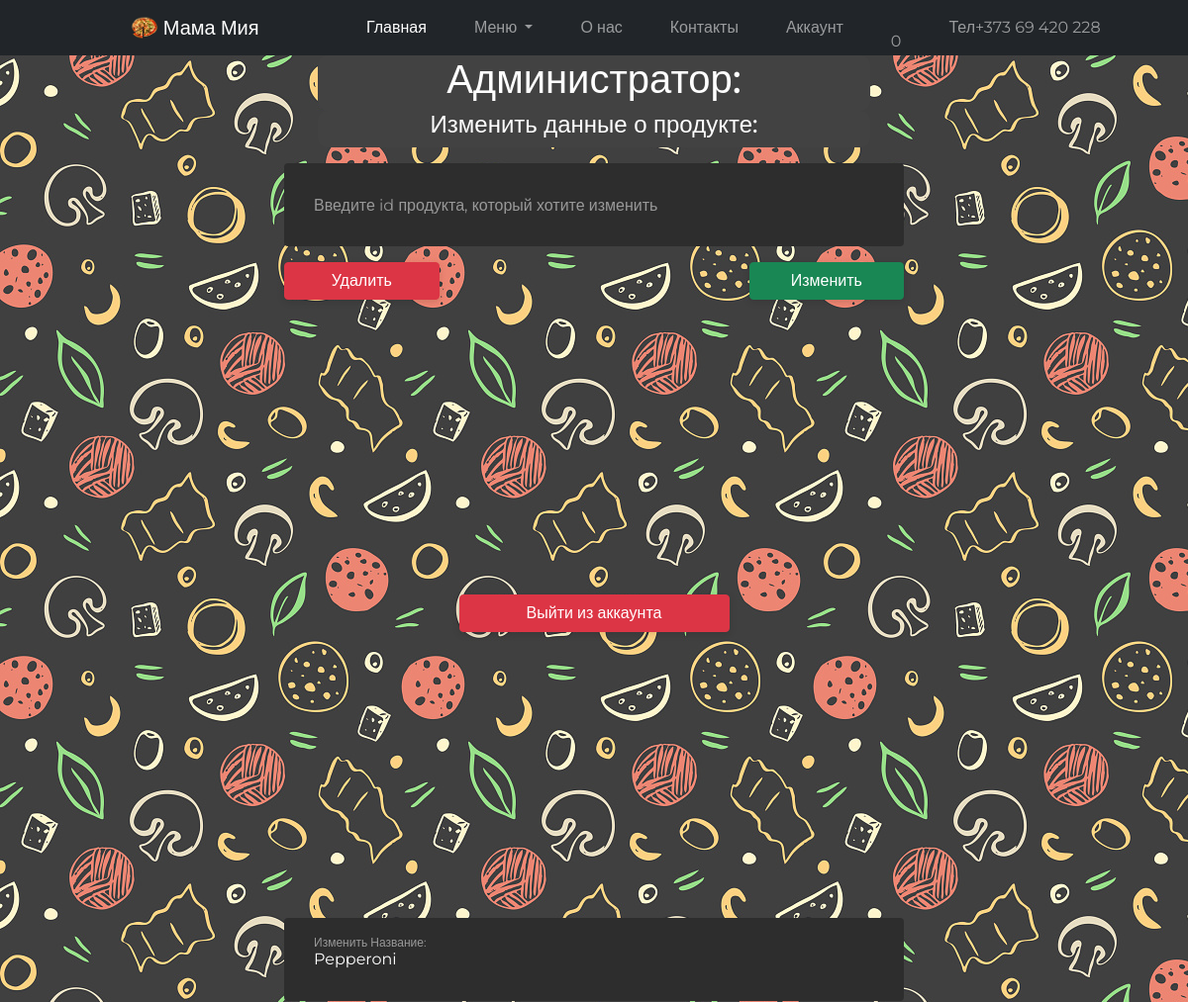
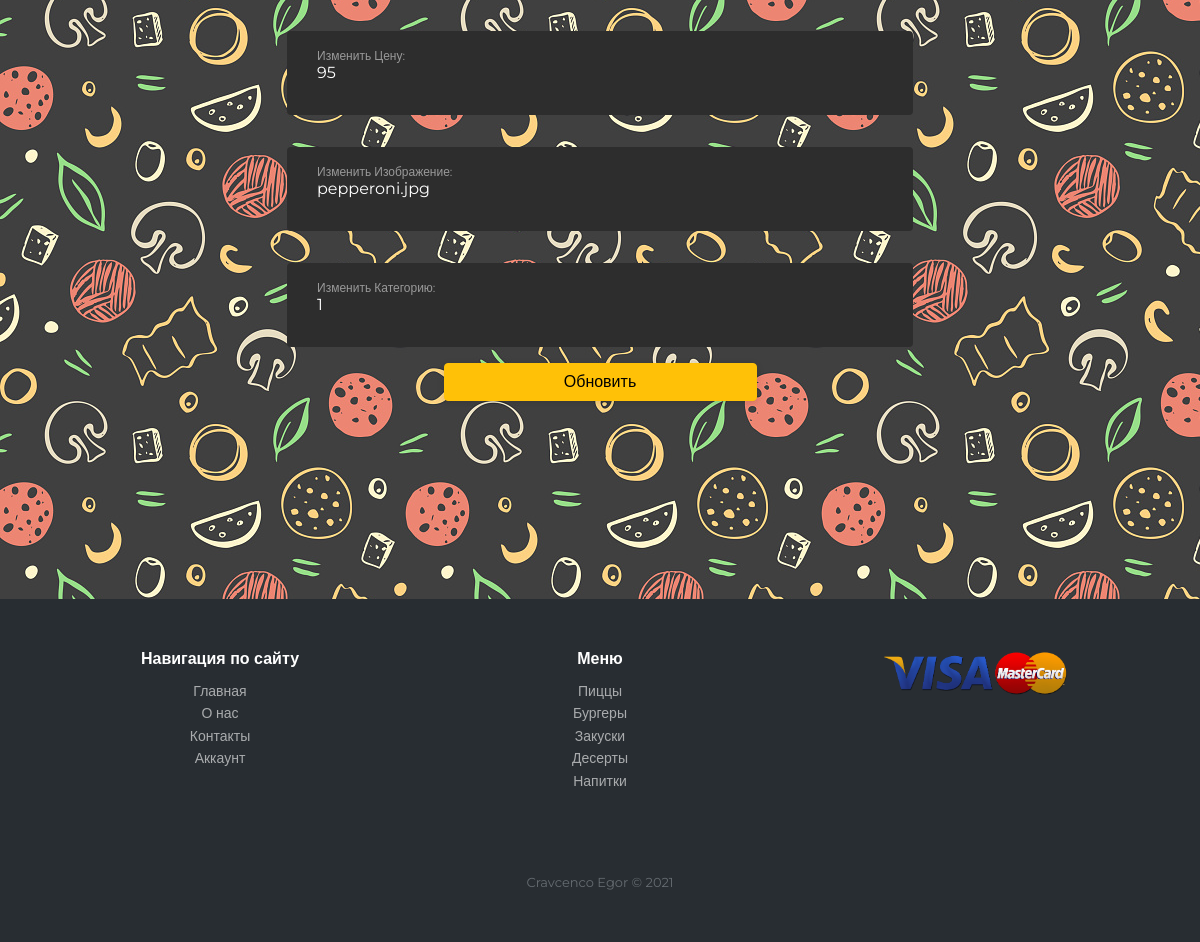
/pages/admin.php?id=1, run on the app's committed database (2 pictures, top to bottom).
### tables this page shows
CREATE TABLE `catalog` (
  `id` int NOT NULL,
  `product_name` varchar(30) NOT NULL,
  `image` text NOT NULL,
  `price` int NOT NULL,
  `category` varchar(30) NOT NULL
);

### pages/admin.php (the view, shortened to what this page needs)
<?php
require  $_SERVER["DOCUMENT_ROOT"] . "/includes/connect.php";
?>
<!DOCTYPE html>
<html lang="en">
<head>
   <link rel="stylesheet" href="/css/styles.css">
   <link rel="stylesheet" href="https://maxst.icons8.com/vue-static/landings/line-awesome/line-awesome/1.3.0/css/line-awesome.min.css">
   <link rel="stylesheet" href="/css/bootstrap.min.css">
   <link rel="stylesheet" href="/css/owl.carousel.css">
</head>
<body>
   <?php
   require_once $_SERVER["DOCUMENT_ROOT"] . '/includes/header.php';
   ?>
   <section id="account">
      <div class="content">
         <form action="/pages/admin.php" method="get" style="min-height:700px">
            <div class="container form-table">
               <div class="row menu-name">
                  <h1>Администратор: <?= $_SESSION['user']['name'] ?></h1>
               </div>
               <div class="row menu-name">
                  <h4 style="text-align:center">Изменить данные о продукте:</h4>
               </div>
               <div class="container form-table">
                  <div class="row input-container">
                     <div class="col-xs-12">
                        <div class="styled-input wide">
                           <input type="text" name="id" id="id_delete" required />
                           <label>Введите id продукта, который хотите изменить</label>
                        </div>
                     </div>
                     <div class="col-xs-12">
                        <button class="btn-lrg submit-btn btn btn-danger delete" style="float: left; width:25%" type="button">Удалить</button>
                        <button class="btn-lrg submit-btn btn btn-success" style="float: right; width:25%" type="submit">Изменить</button>
                     </div>
                  </div>
                  <a href="/pages/login.php" style="margin: 25%;"><button class="btn-lrg submit-btn btn btn-danger" style="float: none; width:50%" type="button">Выйти из аккаунта</button></a>
               </div>
         </form>
         <?php if (isset($_GET['id'])) {
            $prod = $_GET['id'];
            $pizzas = mysqli_query($connect, "SELECT * FROM `catalog` WHERE `catalog`.`id` = '$prod'");
            $pizzas = mysqli_fetch_all($pizzas);
            foreach ($pizzas as $pizza) {
         ?>
               <form action="/includes/update.php" method="post" style="min-height:700px">
                  <div class="container form-table">
                     <div class="container form-table">
                        <div class="row input-container">
                           <div class="col-xs-12">
                              <div class="styled-input wide">
                                 <input type="text" name="Uname" value="<?= $pizza[1] ?>" required />
                                 <label>Изменить Название:</label>
                              </div>
                              <div class="styled-input wide">
                                 <input type="text" name="Uprice" value="<?= $pizza[3] ?>" required />
                                 <label>Изменить Цену:</label>
                              </div>
                              <div class="styled-input wide">
                                 <input type="text" name="Uimg" value="<?= $pizza[2] ?>" required />
                                 <label>Изменить Изображение:</label>
                              </div>
                              <div class="styled-input wide">
                                 <input type="text" name="Ucategory" value="<?= $pizza[4] ?>" required />
                                 <label>Изменить Категорию:</label>
                              </div>
                           </div>
                           <div class="col-xs-12">
                              <button class="btn-lrg submit-btn btn btn-warning" style="float: none; width:50%" type="submit">Обновить</button>
                           </div>
                        </div>
                     </div>
               </form>
         <?php
            }
         }
         ?>
      </div>
   </section>
   <?php require_once '../includes/footer.php' ?>
</body>
</html>

### css/styles.css (style rules this page uses)
:root { --navbar-bg-color: hsl(0, 0%, 15%); --navbar-text-color: hsl(0, 0%, 85%); --navbar-text-color-focus: white; --navbar-bg-contrast: hsl(0, 0%, 25%); }
* { box-sizing: border-box; margin: 0; padding: 0; font-family: "Montserrat", sans-serif; }
body { height: 100vh; font-family: Arial, Helvetica, sans-serif; line-height: 1.6; }
.content { background-image: url(/img/back-black.jpg); }
.menu-name { color: white; font-weight: 700; background-color: #424242; border-radius: 10px; }
.row.menu-name { width: 50%; margin: 0px auto; }
.form-table { text-align: center; justify-content: center; display: flex; flex-direction: column; color: white; }
input:focus ~ label, textarea:focus ~ label, input:valid ~ label, textarea:valid ~ label { font-size: 0.75em; color: #999; top: -5px; -webkit-transition: all 0.225s ease; transition: all 0.225s ease; }
.styled-input { float: left; width: 293px; margin: 1rem 0; position: relative; border-radius: 4px; }
.styled-input label { color: #999; padding: 1.3rem 30px 1rem 30px; position: absolute; top: 10px; left: 0; -webkit-transition: all 0.25s ease; transition: all 0.25s ease; pointer-events: none; }
.styled-input.wide { width: 650px; max-width: 100%; }
input, textarea { padding: 30px; border: 0; width: 100%; font-size: 1rem; background-color: #2d2d2d; color: white; border-radius: 4px; }
.input-container { width: 650px; max-width: 100%; margin: 20px auto 25px auto; }
.row.input-container { --bs-gutter-x: 1.5rem; --bs-gutter-y: 0; display: flex; flex-wrap: wrap; margin-top: 0 !important; margin-left: auto !important; margin-right: auto !important; }
.submit-btn { float: right; padding: 7px 35px; border-radius: 60px; display: inline-block; background-color: #4b8cfb; color: white; font-size: 18px; cursor: pointer; box-shadow: 0 2px 5px 0 rgba(0, 0, 0, 0.06), 0 2px 10px 0 rgba(0, 0, 0, 0.07); -webkit-transition: all 300ms ease; transition: all 300ms ease; }

### data on the page
catalog: Uname "Pepperoni", Uprice "95", Uimg "pepperoni.jpg", Ucategory "1"
